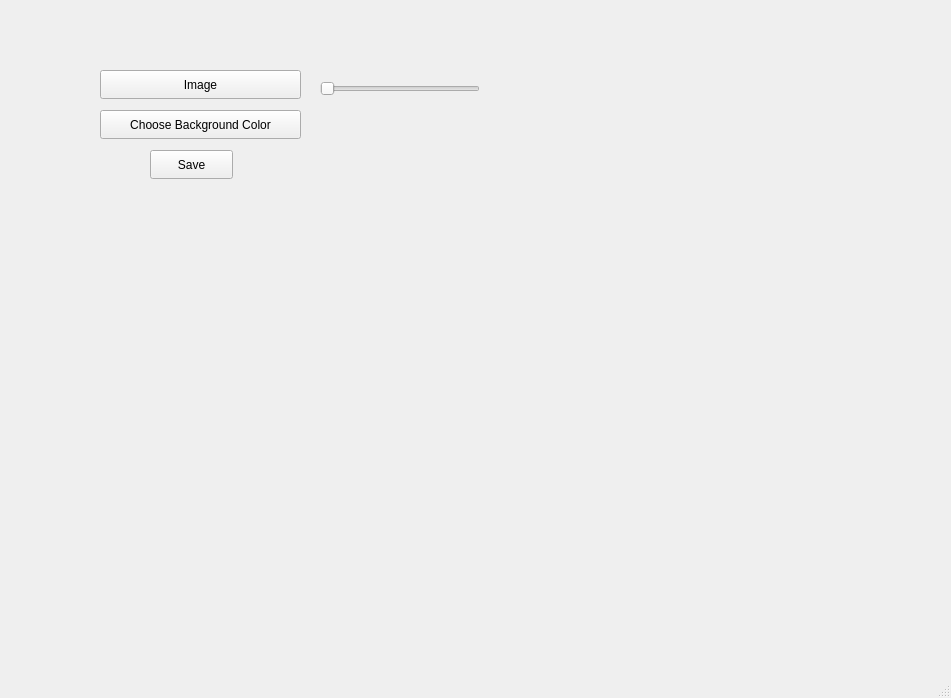
<?xml version="1.0" encoding="UTF-8"?>
<ui version="4.0">
 <class>MainWindow</class>
 <widget class="QMainWindow" name="MainWindow">
  <property name="geometry">
   <rect>
    <x>0</x>
    <y>0</y>
    <width>951</width>
    <height>698</height>
   </rect>
  </property>
  <property name="windowTitle">
   <string>MainWindow</string>
  </property>
  <widget class="QWidget" name="centralwidget">
   <widget class="QPushButton" name="chooseBackgroundImage">
    <property name="geometry">
     <rect>
      <x>100</x>
      <y>70</y>
      <width>201</width>
      <height>29</height>
     </rect>
    </property>
    <property name="text">
     <string>Image</string>
    </property>
   </widget>
   <widget class="QSlider" name="thresholdSlider">
    <property name="geometry">
     <rect>
      <x>320</x>
      <y>80</y>
      <width>160</width>
      <height>18</height>
     </rect>
    </property>
    <property name="orientation">
     <enum>Qt::Orientation::Horizontal</enum>
    </property>
   </widget>
   <widget class="QLabel" name="imageLabel">
    <property name="geometry">
     <rect>
      <x>80</x>
      <y>200</y>
      <width>761</width>
      <height>421</height>
     </rect>
    </property>
    <property name="text">
     <string/>
    </property>
   </widget>
   <widget class="QPushButton" name="saveButton">
    <property name="geometry">
     <rect>
      <x>150</x>
      <y>150</y>
      <width>83</width>
      <height>29</height>
     </rect>
    </property>
    <property name="text">
     <string>Save</string>
    </property>
   </widget>
   <widget class="QPushButton" name="chooseColorButton">
    <property name="geometry">
     <rect>
      <x>100</x>
      <y>110</y>
      <width>201</width>
      <height>29</height>
     </rect>
    </property>
    <property name="text">
     <string>Choose Background Color</string>
    </property>
   </widget>
  </widget>
  <widget class="QMenuBar" name="menubar">
   <property name="geometry">
    <rect>
     <x>0</x>
     <y>0</y>
     <width>951</width>
     <height>25</height>
    </rect>
   </property>
  </widget>
  <widget class="QStatusBar" name="statusbar"/>
 </widget>
 <resources/>
 <connections/>
</ui>
